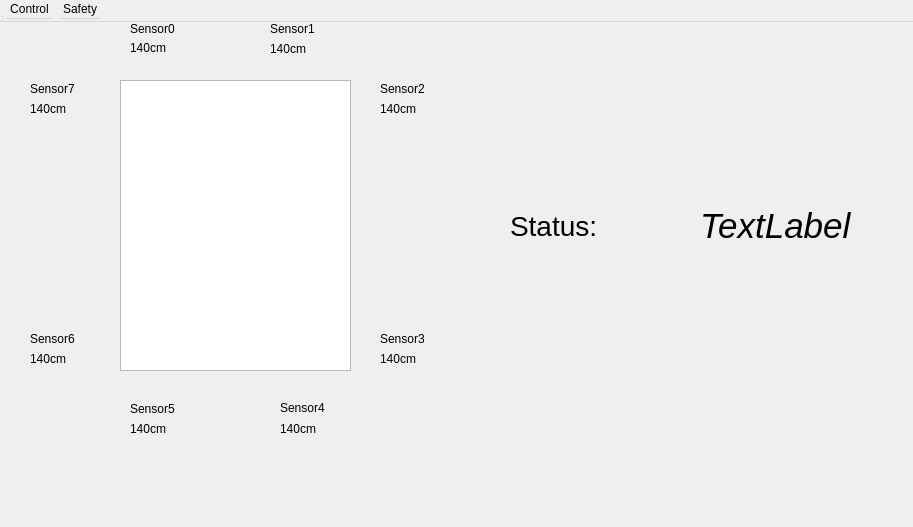
<?xml version="1.0" encoding="UTF-8"?>
<ui version="4.0">
 <class>Form</class>
 <widget class="QWidget" name="Form">
  <property name="geometry">
   <rect>
    <x>0</x>
    <y>0</y>
    <width>913</width>
    <height>527</height>
   </rect>
  </property>
  <property name="windowTitle">
   <string>MainWindow</string>
  </property>
  <widget class="QWidget" name="centralWidget">
   <widget class="QGraphicsView" name="graphicsView">
    <property name="geometry">
     <rect>
      <x>120</x>
      <y>80</y>
      <width>231</width>
      <height>291</height>
     </rect>
    </property>
   </widget>
   <widget class="QLabel" name="label_8">
    <property name="geometry">
     <rect>
      <x>40</x>
      <y>330</y>
      <width>67</width>
      <height>17</height>
     </rect>
    </property>
    <property name="text">
     <string/>
    </property>
   </widget>
   <widget class="QLabel" name="label_9">
    <property name="geometry">
     <rect>
      <x>30</x>
      <y>80</y>
      <width>67</width>
      <height>17</height>
     </rect>
    </property>
    <property name="text">
     <string>Sensor7</string>
    </property>
   </widget>
   <widget class="QLabel" name="label_10">
    <property name="geometry">
     <rect>
      <x>30</x>
      <y>100</y>
      <width>67</width>
      <height>17</height>
     </rect>
    </property>
    <property name="text">
     <string>140cm</string>
    </property>
   </widget>
   <widget class="QLabel" name="label_11">
    <property name="geometry">
     <rect>
      <x>30</x>
      <y>330</y>
      <width>67</width>
      <height>17</height>
     </rect>
    </property>
    <property name="text">
     <string>Sensor6</string>
    </property>
   </widget>
   <widget class="QLabel" name="label_12">
    <property name="geometry">
     <rect>
      <x>30</x>
      <y>350</y>
      <width>67</width>
      <height>17</height>
     </rect>
    </property>
    <property name="text">
     <string>140cm</string>
    </property>
   </widget>
   <widget class="QLabel" name="label_13">
    <property name="geometry">
     <rect>
      <x>130</x>
      <y>400</y>
      <width>67</width>
      <height>17</height>
     </rect>
    </property>
    <property name="text">
     <string>Sensor5</string>
    </property>
   </widget>
   <widget class="QLabel" name="label_14">
    <property name="geometry">
     <rect>
      <x>130</x>
      <y>420</y>
      <width>67</width>
      <height>17</height>
     </rect>
    </property>
    <property name="text">
     <string>140cm</string>
    </property>
   </widget>
   <widget class="QLabel" name="label_15">
    <property name="geometry">
     <rect>
      <x>280</x>
      <y>420</y>
      <width>67</width>
      <height>17</height>
     </rect>
    </property>
    <property name="text">
     <string>140cm</string>
    </property>
   </widget>
   <widget class="QLabel" name="label_16">
    <property name="geometry">
     <rect>
      <x>280</x>
      <y>400</y>
      <width>67</width>
      <height>16</height>
     </rect>
    </property>
    <property name="text">
     <string>Sensor4</string>
    </property>
   </widget>
   <widget class="QLabel" name="label_17">
    <property name="geometry">
     <rect>
      <x>380</x>
      <y>350</y>
      <width>67</width>
      <height>17</height>
     </rect>
    </property>
    <property name="text">
     <string>140cm</string>
    </property>
   </widget>
   <widget class="QLabel" name="label_18">
    <property name="geometry">
     <rect>
      <x>380</x>
      <y>330</y>
      <width>67</width>
      <height>17</height>
     </rect>
    </property>
    <property name="text">
     <string>Sensor3</string>
    </property>
   </widget>
   <widget class="QLabel" name="label_19">
    <property name="geometry">
     <rect>
      <x>380</x>
      <y>100</y>
      <width>67</width>
      <height>17</height>
     </rect>
    </property>
    <property name="text">
     <string>140cm</string>
    </property>
   </widget>
   <widget class="QLabel" name="label_20">
    <property name="geometry">
     <rect>
      <x>380</x>
      <y>80</y>
      <width>67</width>
      <height>17</height>
     </rect>
    </property>
    <property name="text">
     <string>Sensor2</string>
    </property>
   </widget>
   <widget class="QLabel" name="label_21">
    <property name="geometry">
     <rect>
      <x>130</x>
      <y>40</y>
      <width>61</width>
      <height>16</height>
     </rect>
    </property>
    <property name="text">
     <string>140cm</string>
    </property>
   </widget>
   <widget class="QLabel" name="label_22">
    <property name="geometry">
     <rect>
      <x>130</x>
      <y>20</y>
      <width>67</width>
      <height>17</height>
     </rect>
    </property>
    <property name="text">
     <string>Sensor0</string>
    </property>
   </widget>
   <widget class="QLabel" name="label_23">
    <property name="geometry">
     <rect>
      <x>270</x>
      <y>40</y>
      <width>67</width>
      <height>17</height>
     </rect>
    </property>
    <property name="text">
     <string>140cm</string>
    </property>
   </widget>
   <widget class="QLabel" name="label_24">
    <property name="geometry">
     <rect>
      <x>270</x>
      <y>20</y>
      <width>67</width>
      <height>17</height>
     </rect>
    </property>
    <property name="text">
     <string>Sensor1</string>
    </property>
   </widget>
   <widget class="QLabel" name="label">
    <property name="geometry">
     <rect>
      <x>510</x>
      <y>210</y>
      <width>191</width>
      <height>31</height>
     </rect>
    </property>
    <property name="font">
     <font>
      <pointsize>21</pointsize>
     </font>
    </property>
    <property name="text">
     <string>Status:</string>
    </property>
   </widget>
   <widget class="QLabel" name="label_2">
    <property name="geometry">
     <rect>
      <x>700</x>
      <y>210</y>
      <width>170</width>
      <height>31</height>
     </rect>
    </property>
    <property name="font">
     <font>
      <pointsize>26</pointsize>
      <italic>true</italic>
     </font>
    </property>
    <property name="text">
     <string>TextLabel</string>
    </property>
   </widget>
  </widget>
  <widget class="QMenuBar" name="menuBar">
   <property name="geometry">
    <rect>
     <x>0</x>
     <y>0</y>
     <width>913</width>
     <height>22</height>
    </rect>
   </property>
   <widget class="QMenu" name="menuSafety">
    <property name="title">
     <string>Control</string>
    </property>
   </widget>
   <widget class="QMenu" name="menuControl">
    <property name="title">
     <string>Safety</string>
    </property>
   </widget>
   <addaction name="menuSafety"/>
   <addaction name="menuControl"/>
  </widget>
  <widget class="QToolBar" name="mainToolBar">
   <attribute name="toolBarArea">
    <enum>TopToolBarArea</enum>
   </attribute>
   <attribute name="toolBarBreak">
    <bool>false</bool>
   </attribute>
  </widget>
  <widget class="QStatusBar" name="statusBar"/>
 </widget>
 <layoutdefault spacing="6" margin="11"/>
 <resources/>
 <connections/>
</ui>
